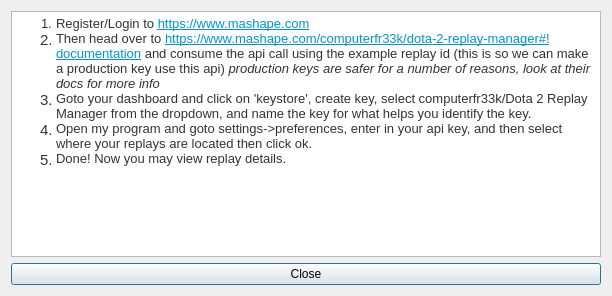
<?xml version="1.0" encoding="UTF-8"?>
<ui version="4.0">
 <class>FirstRun</class>
 <widget class="QDialog" name="FirstRun">
  <property name="geometry">
   <rect>
    <x>0</x>
    <y>0</y>
    <width>612</width>
    <height>296</height>
   </rect>
  </property>
  <property name="windowTitle">
   <string>First Run Wizard</string>
  </property>
  <layout class="QGridLayout" name="gridLayout">
   <item row="0" column="0">
    <widget class="QTextEdit" name="textEdit">
     <property name="readOnly">
      <bool>true</bool>
     </property>
     <property name="html">
      <string>&lt;!DOCTYPE HTML PUBLIC &quot;-//W3C//DTD HTML 4.0//EN&quot; &quot;http://www.w3.org/TR/REC-html40/strict.dtd&quot;&gt;
&lt;html&gt;&lt;head&gt;&lt;meta name=&quot;qrichtext&quot; content=&quot;1&quot; /&gt;&lt;style type=&quot;text/css&quot;&gt;
p, li { white-space: pre-wrap; }
&lt;/style&gt;&lt;/head&gt;&lt;body style=&quot; font-family:'Sans'; font-size:9pt; font-weight:400; font-style:normal;&quot;&gt;
&lt;ol style=&quot;margin-top: 0px; margin-bottom: 0px; margin-left: 0px; margin-right: 0px; -qt-list-indent: 1;&quot;&gt;&lt;li style=&quot; font-family:'Tahoma,Georgia,Arial,sans-serif'; font-size:13px; color:#333333; background-color:transparent;&quot; style=&quot; margin-top:0px; margin-bottom:0px; margin-left:0px; margin-right:0px; -qt-block-indent:0; text-indent:0px;&quot;&gt;&lt;span style=&quot; font-size:11pt;&quot;&gt;Register/Login to &lt;/span&gt;&lt;a href=&quot;https://www.mashape.com/&quot;&gt;&lt;span style=&quot; font-size:11pt; text-decoration: underline; color:#0593c7;&quot;&gt;https://www.mashape.com&lt;/span&gt;&lt;/a&gt;&lt;/li&gt;
&lt;li style=&quot; font-family:'Tahoma,Georgia,Arial,sans-serif'; font-size:11pt; color:#333333; background-color:transparent;&quot; style=&quot; margin-top:0px; margin-bottom:0px; margin-left:0px; margin-right:0px; -qt-block-indent:0; text-indent:0px;&quot;&gt;&lt;span style=&quot; font-size:13px;&quot;&gt;Then head over to &lt;/span&gt;&lt;a href=&quot;https://www.mashape.com/computerfr33k/dota-2-replay-manager#!documentation&quot;&gt;&lt;span style=&quot; font-size:13px; text-decoration: underline; color:#0593c7;&quot;&gt;https://www.mashape.com/computerfr33k/dota-2-replay-manager#!documentation&lt;/span&gt;&lt;/a&gt;&lt;span style=&quot; font-size:13px;&quot;&gt; and consume the api call using the example replay id (this is so we can make a production key use this api) &lt;/span&gt;&lt;span style=&quot; font-size:13px; font-style:italic;&quot;&gt;production keys are safer for a number of reasons, look at their docs for more info&lt;/span&gt;&lt;/li&gt;
&lt;li style=&quot; font-family:'Tahoma,Georgia,Arial,sans-serif'; font-size:11pt; color:#333333; background-color:transparent;&quot; style=&quot; margin-top:0px; margin-bottom:0px; margin-left:0px; margin-right:0px; -qt-block-indent:0; text-indent:0px;&quot;&gt;&lt;span style=&quot; font-size:13px;&quot;&gt;Goto your dashboard and click on 'keystore', create key, select computerfr33k/Dota 2 Replay Manager from the dropdown, and name the key for what helps you identify the key.&lt;/span&gt;&lt;/li&gt;
&lt;li style=&quot; font-family:'Tahoma,Georgia,Arial,sans-serif'; font-size:11pt; color:#333333; background-color:transparent;&quot; style=&quot; margin-top:0px; margin-bottom:0px; margin-left:0px; margin-right:0px; -qt-block-indent:0; text-indent:0px;&quot;&gt;&lt;span style=&quot; font-size:13px;&quot;&gt;Open my program and goto settings-&amp;gt;preferences, enter in your api key, and then select where your replays are located then click ok.&lt;/span&gt;&lt;/li&gt;
&lt;li style=&quot; font-family:'Tahoma,Georgia,Arial,sans-serif'; font-size:11pt; color:#333333; background-color:transparent;&quot; style=&quot; margin-top:0px; margin-bottom:0px; margin-left:0px; margin-right:0px; -qt-block-indent:0; text-indent:0px;&quot;&gt;&lt;span style=&quot; font-size:13px;&quot;&gt;Done! Now you may view replay details.&lt;/span&gt;&lt;/li&gt;&lt;/ol&gt;&lt;/body&gt;&lt;/html&gt;</string>
     </property>
    </widget>
   </item>
   <item row="1" column="0">
    <widget class="QPushButton" name="pushButton">
     <property name="text">
      <string>Close</string>
     </property>
    </widget>
   </item>
  </layout>
 </widget>
 <resources/>
 <connections>
  <connection>
   <sender>pushButton</sender>
   <signal>clicked()</signal>
   <receiver>FirstRun</receiver>
   <slot>close()</slot>
   <hints>
    <hint type="sourcelabel">
     <x>514</x>
     <y>393</y>
    </hint>
    <hint type="destinationlabel">
     <x>287</x>
     <y>216</y>
    </hint>
   </hints>
  </connection>
 </connections>
</ui>
